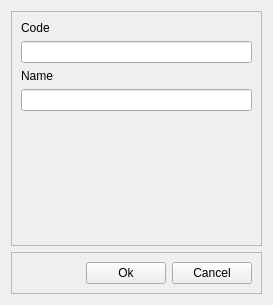
<?xml version="1.0" encoding="UTF-8"?>
<ui version="4.0">
 <class>AddCstCofinsView</class>
 <widget class="QWidget" name="AddCstCofinsView">
  <property name="geometry">
   <rect>
    <x>0</x>
    <y>0</y>
    <width>273</width>
    <height>305</height>
   </rect>
  </property>
  <property name="windowTitle">
   <string>Add new cst cofins</string>
  </property>
  <layout class="QVBoxLayout" name="verticalLayout_2">
   <item>
    <widget class="QFrame" name="frame">
     <property name="frameShape">
      <enum>QFrame::StyledPanel</enum>
     </property>
     <property name="frameShadow">
      <enum>QFrame::Raised</enum>
     </property>
     <layout class="QGridLayout" name="gridLayout">
      <item row="0" column="0">
       <widget class="QLabel" name="label_2">
        <property name="text">
         <string>Code</string>
        </property>
       </widget>
      </item>
      <item row="1" column="0">
       <widget class="QLineEdit" name="codeLineEdit">
        <property name="maxLength">
         <number>2</number>
        </property>
       </widget>
      </item>
      <item row="2" column="0">
       <widget class="QLabel" name="label">
        <property name="text">
         <string>Name</string>
        </property>
       </widget>
      </item>
      <item row="3" column="0">
       <widget class="QLineEdit" name="nameLineEdit">
        <property name="maxLength">
         <number>200</number>
        </property>
       </widget>
      </item>
      <item row="4" column="0">
       <spacer name="verticalSpacer">
        <property name="orientation">
         <enum>Qt::Vertical</enum>
        </property>
        <property name="sizeHint" stdset="0">
         <size>
          <width>20</width>
          <height>40</height>
         </size>
        </property>
       </spacer>
      </item>
     </layout>
    </widget>
   </item>
   <item>
    <widget class="QFrame" name="frame_2">
     <property name="frameShape">
      <enum>QFrame::StyledPanel</enum>
     </property>
     <property name="frameShadow">
      <enum>QFrame::Raised</enum>
     </property>
     <layout class="QHBoxLayout" name="horizontalLayout">
      <item>
       <spacer name="horizontalSpacer">
        <property name="orientation">
         <enum>Qt::Horizontal</enum>
        </property>
        <property name="sizeHint" stdset="0">
         <size>
          <width>74</width>
          <height>20</height>
         </size>
        </property>
       </spacer>
      </item>
      <item>
       <widget class="QPushButton" name="okPushButton">
        <property name="text">
         <string>Ok</string>
        </property>
       </widget>
      </item>
      <item>
       <widget class="QPushButton" name="cancelPushButton">
        <property name="text">
         <string>Cancel</string>
        </property>
       </widget>
      </item>
     </layout>
    </widget>
   </item>
  </layout>
 </widget>
 <resources/>
 <connections/>
</ui>
